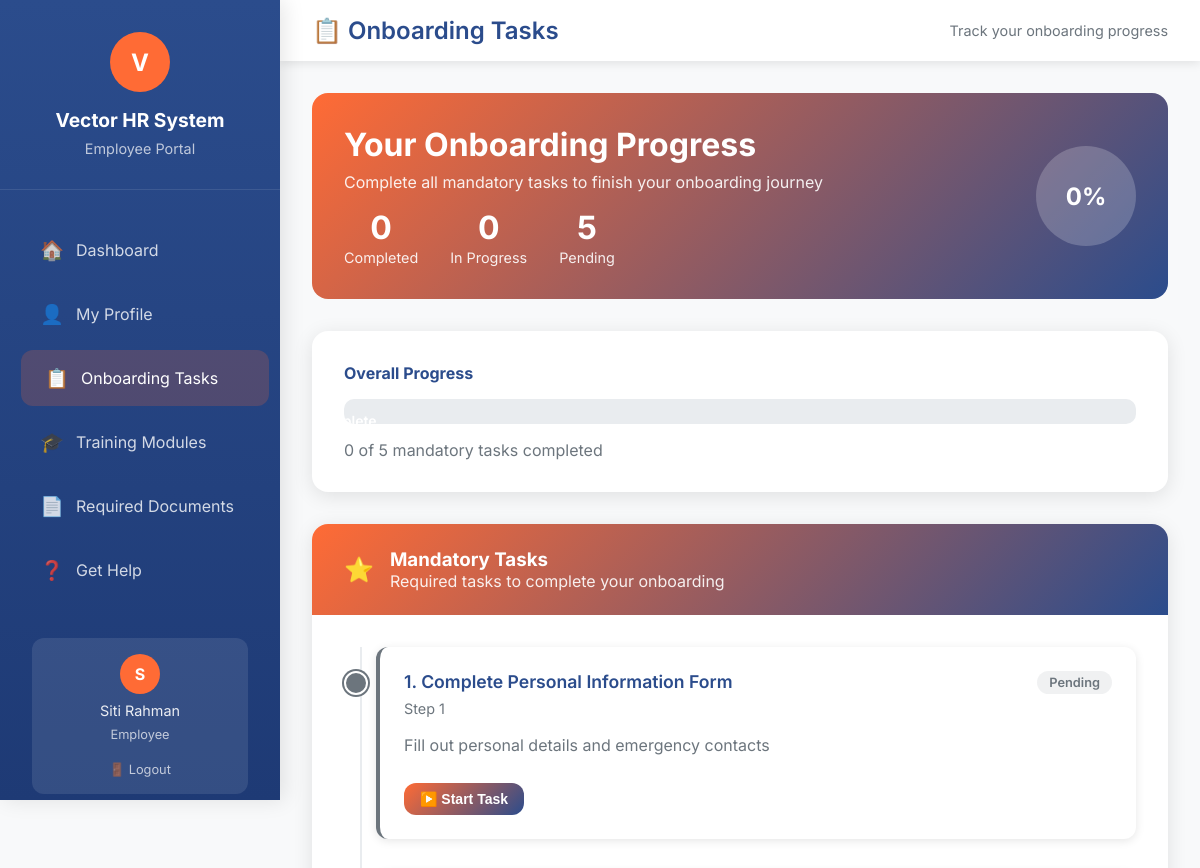
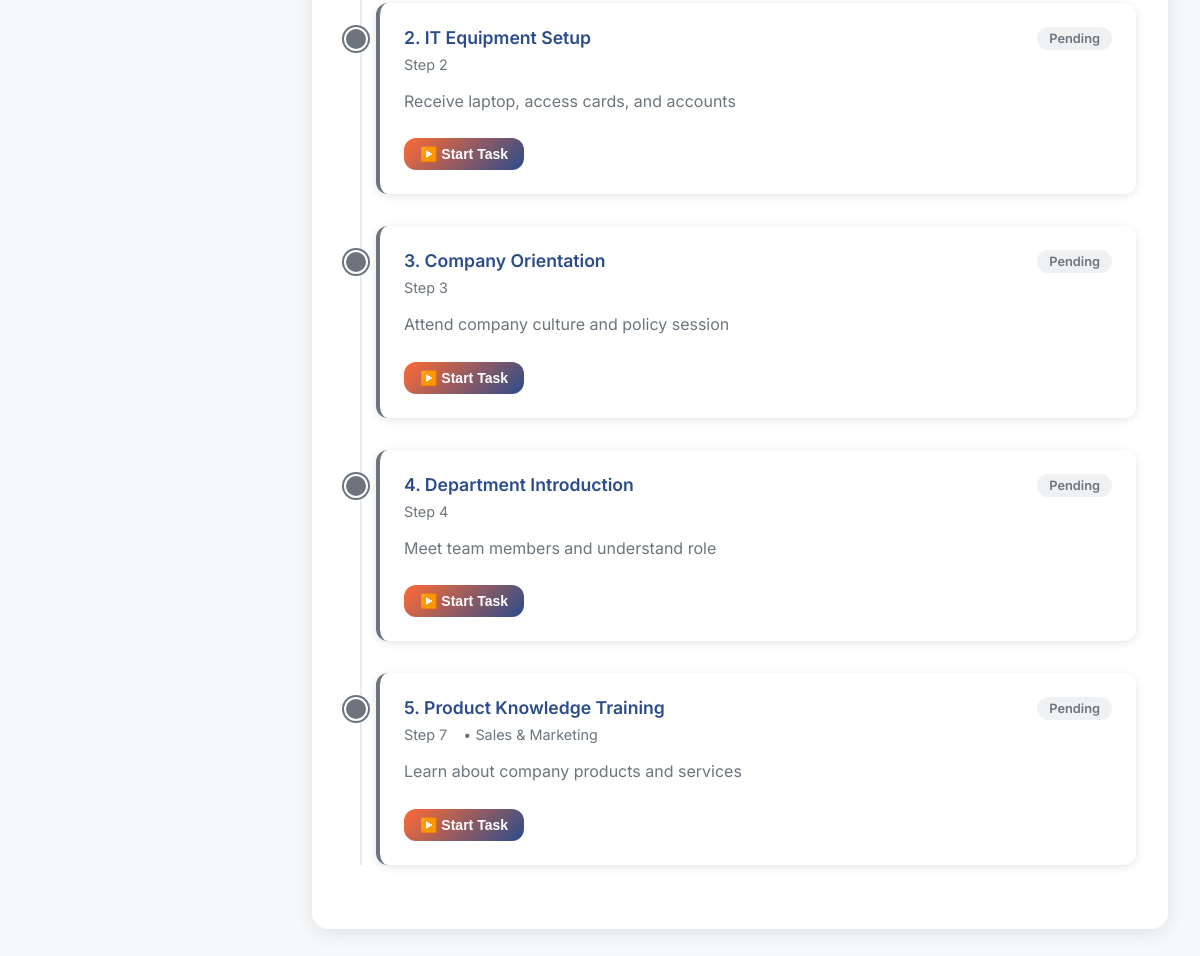
Page /onboarding-tasks.php (signed in) on the committed database (2 pictures, top to bottom).
### tables this page shows
CREATE TABLE `users` (
  `id` int(11) NOT NULL,
  `username` varchar(50) NOT NULL,
  `email` varchar(100) NOT NULL,
  `password` varchar(255) NOT NULL,
  `full_name` varchar(100) NOT NULL,
  `role` enum('hr','candidate','employee') NOT NULL,
  `status` enum('active','inactive') DEFAULT 'active',
  `created_at` timestamp NOT NULL DEFAULT current_timestamp(),
  `updated_at` timestamp NOT NULL DEFAULT current_timestamp() ON UPDATE current_timestamp(),
  `reset_token` varchar(64) DEFAULT NULL,
  `reset_expires` datetime DEFAULT NULL,
  `job_position_id` int(11) DEFAULT NULL,
  `department` varchar(50) DEFAULT 'ALL'
);

CREATE TABLE `onboarding_tasks` (
  `id` int(11) NOT NULL,
  `task_name` varchar(150) NOT NULL,
  `description` text DEFAULT NULL,
  `department` varchar(50) DEFAULT NULL,
  `is_mandatory` tinyint(1) DEFAULT 1,
  `order_sequence` int(11) DEFAULT 1,
  `created_at` timestamp NOT NULL DEFAULT current_timestamp()
);

### onboarding-tasks.php (the view, shortened to what this page needs)
<?php
require_once 'includes/functions.php';
$user_id = $_SESSION['user_id'];
$stmt = $connection->prepare("SELECT * FROM users WHERE id = ?");
$stmt->bind_param("i", $user_id);
$stmt->execute();
$employee = $stmt->get_result()->fetch_assoc();
$column_check = $connection->query("SHOW COLUMNS FROM users LIKE 'department'");
$has_department_column = $column_check && $column_check->num_rows > 0;
if ($has_department_column) {
    $employee_department = $employee['department'] ?? 'ALL';
} else {
    $employee_department = 'ALL';
}
try {
    if ($has_department_column && $employee_department != 'ALL') {
        $stmt = $connection->prepare("
            SELECT
                ot.id,
                ot.task_name,
                ot.description,
                ot.order_sequence,
                ot.department,
                ot.is_mandatory,
                COALESCE(eo.status, 'pending') as status,
                eo.completed_at,
                eo.notes
            FROM onboarding_tasks ot
            LEFT JOIN employee_onboarding eo ON ot.id = eo.task_id AND eo.employee_id = ?
            WHERE (ot.department = 'ALL' OR ot.department = ?)
            ORDER BY ot.order_sequence
        ");
        $stmt->bind_param("is", $user_id, $employee_department);
    }
    $stmt->execute();
    $result = $stmt->get_result();
    $all_tasks = $result->fetch_all(MYSQLI_ASSOC);
    $mandatory_tasks = [];
    $optional_tasks = [];
    foreach ($all_tasks as $task) {
        if ($task['is_mandatory'] == 1) {
            $mandatory_tasks[] = $task;
        } else {
            $optional_tasks[] = $task;
        }
    }
    $total_mandatory = count($mandatory_tasks);
    $completed_mandatory = 0;
    $in_progress_count = 0;
    $completion_percentage = $total_mandatory > 0 ? round(($completed_mandatory / $total_mandatory) * 100) : 0;
} catch(Exception $e) {
    $error = "Database error: " . $e->getMessage();
    $all_tasks = [];
    $mandatory_tasks = [];
    $optional_tasks = [];
    $completion_percentage = 0;
}
?>
<!DOCTYPE html>
<html lang="en">
<head>
</head>
<body>
    <div class="sidebar" id="sidebar">
        <div class="sidebar-brand">
            <div class="logo">V</div>
            <h3>Vector HR System</h3>
            <p>Employee Portal</p>
        </div>
        <ul class="sidebar-nav">
            <li>
                <a href="employee-dashboard.php" class="<?php echo basename($_SERVER['PHP_SELF']) == 'employee-dashboard.php' ? 'active' : ''; ?>">
                    <span class="icon">🏠</span>
                    <span>Dashboard</span>
                </a>
            </li>
            <li>
                <a href="employee-profile.php" class="<?php echo basename($_SERVER['PHP_SELF']) == 'employee-profile.php' ? 'active' : ''; ?>">
                    <span class="icon">👤</span>
                    <span>My Profile</span>
                </a>
            </li>
            <li>
                <a href="onboarding-tasks.php" class="<?php echo basename($_SERVER['PHP_SELF']) == 'onboarding-tasks.php' ? 'active' : ''; ?>">
                    <span class="icon">📋</span>
                    <span>Onboarding Tasks</span>
                </a>
            </li>
            <li>
                <a href="training-modules.php" class="<?php echo basename($_SERVER['PHP_SELF']) == 'training-modules.php' ? 'active' : ''; ?>">
                    <span class="icon">🎓</span>
                    <span>Training Modules</span>
                </a>
            </li>
            <li>
                <a href="required-documents.php" class="<?php echo basename($_SERVER['PHP_SELF']) == 'required-documents.php' ? 'active' : ''; ?>">
                    <span class="icon">📄</span>
                    <span>Required Documents</span>
                </a>
            </li>
            <li>
                <a href="get-help.php" class="<?php echo basename($_SERVER['PHP_SELF']) == 'get-help.php' ? 'active' : ''; ?>">
                    <span class="icon">❓</span>
                    <span>Get Help</span>
                </a>
            </li>
        </ul>
        <div class="sidebar-footer">
            <div class="user-profile">
                <div class="avatar"><?php echo substr($employee['full_name'], 0, 1); ?></div>
                <div style="color: rgba(255,255,255,0.9); font-size: 0.9rem; margin-bottom: 0.5rem;">
                    <?php echo htmlspecialchars($employee['full_name']); ?>
                </div>
                <div style="color: rgba(255,255,255,0.7); font-size: 0.8rem; margin-bottom: 1rem;">
                    Employee
                </div>
                <a href="logout.php" style="color: rgba(255,255,255,0.7); text-decoration: none; font-size: 0.8rem;">
                    🚪 Logout
                </a>
            </div>
        </div>
    </div>
    <div class="main-content">
        <div class="topbar">
            <h1 class="page-title">📋 Onboarding Tasks</h1>
            <div class="topbar-actions">
                <span style="color: #6c757d; font-size: 0.9rem;">
                    Track your onboarding progress
                </span>
            </div>
        </div>
        <div class="content-area">
            <div class="progress-overview">
                <div class="progress-info">
                    <h2>Your Onboarding Progress</h2>
                    <p style="opacity: 0.9; margin-bottom: 0;">
                        Complete all mandatory tasks to finish your onboarding journey
                    </p>
                    <div class="progress-stats">
                        <div class="stat-item">
                            <span class="stat-number"><?php echo $completed_mandatory; ?></span>
                            <span class="stat-label">Completed</span>
                        </div>
                        <div class="stat-item">
                            <span class="stat-number"><?php echo $in_progress_count; ?></span>
                            <span class="stat-label">In Progress</span>
                        </div>
                        <div class="stat-item">
                            <span class="stat-number"><?php echo $total_mandatory - $completed_mandatory - $in_progress_count; ?></span>
                            <span class="stat-label">Pending</span>
                        </div>
                    </div>
                </div>
                <div class="progress-circle">
                    <?php echo $completion_percentage; ?>%
                </div>
            </div>
            <div class="card">
                <div class="card-body">
                    <h4 style="color: var(--secondary-color); margin-bottom: 1rem;">Overall Progress</h4>
                    <div class="progress">
                    </div>
                    <p style="color: #6c757d; margin: 0.5rem 0 0 0;">
                        <?php echo $completed_mandatory; ?> of <?php echo $total_mandatory; ?> mandatory tasks completed
                    </p>
                </div>
            </div>
            <div class="card">
                <div class="card-header">
                    <span class="icon">⭐</span>
                    <div>
                        <h3>Mandatory Tasks</h3>
                        <p style="margin: 0; opacity: 0.9;">Required tasks to complete your onboarding</p>
                    </div>
                </div>
                <div class="card-body">
                    <div class="task-timeline">
                        <?php foreach ($mandatory_tasks as $index => $task): ?>
                            <div class="task-item <?php echo $task['status']; ?>">
                                <div class="task-header">
                                    <div>
                                        <div class="task-title">
                                            <?php echo ($index + 1) . '. ' . htmlspecialchars($task['task_name']); ?>
                                        </div>
                                        <div class="task-meta">
                                            <span>Step <?php echo $task['order_sequence']; ?></span>
                                            <?php if ($task['department'] != 'ALL'): ?>
                                                <span>• <?php echo htmlspecialchars($task['department']); ?></span>
                                            <?php endif; ?>
                                        </div>
                                    </div>
                                    <div class="task-status <?php echo $task['status']; ?>">
                                        <?php echo str_replace('_', ' ', $task['status']); ?>
                                    </div>
                                </div>
                                <div class="task-description">
                                    <?php echo htmlspecialchars($task['description']); ?>
                                </div>
                                <div class="task-actions">
                                    <div>
                                        <?php if ($task['status'] == 'completed'): ?>
                                            <div class="task-completion-info">
                                                <span>✅</span>
                                                <span>Completed on <?php echo date('M j, Y', strtotime($task['completed_at'])); ?></span>
                                            </div>
                                        <?php elseif ($task['status'] == 'in_progress'): ?>
                                            <button class="btn btn-success btn-sm" onclick="completeTask(<?php echo $task['id']; ?>, '<?php echo htmlspecialchars($task['task_name']); ?>')">
                                                ✓ Complete Task
                                            </button>
                                        <?php else: ?>
                                            <form method="POST" style="display: inline;">
                                                <button type="submit" class="btn btn-primary btn-sm">
                                                    ▶️ Start Task
                                                </button>
                                            </form>
                                        <?php endif; ?>
                                    </div>
                                </div>
                            </div>
                        <?php endforeach; ?>
                    </div>
                </div>
            </div>
        </div>
    </div>
</body>
</html>

### rows in the picture
users: full_name "S", full_name "Siti Rahman"
onboarding_tasks: task_name "Complete Personal Information Form", order_sequence "1", status "Pending", description "Fill out personal details and emergency contacts"
onboarding_tasks: task_name "IT Equipment Setup", order_sequence "2", status "Pending", description "Receive laptop, access cards, and accounts"
onboarding_tasks: task_name "Company Orientation", order_sequence "3", status "Pending", description "Attend company culture and policy session"
onboarding_tasks: task_name "Department Introduction", order_sequence "4", status "Pending", description "Meet team members and understand role"
onboarding_tasks: task_name "Product Knowledge Training", order_sequence "7", department "Sales & Marketing", status "Pending", description "Learn about company products and services"

### other values in the picture
$completed_mandatory "0"
$in_progress_count "0"
$total_mandatory - $completed_mandatory - $in_progress_count "5"
$completion_percentage "0"
$total_mandatory "5"
